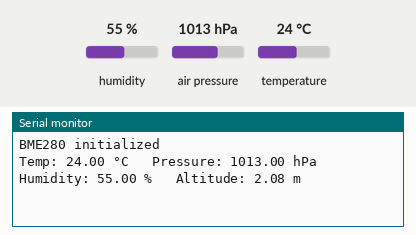
Bench run of a program on a simulated ESP32. Parts: the last lines printed to the serial monitor. The test bench sets the inputs (shaded band); at power-on: humidity 55 %, air pressure 1013 hPa, temperature 24 °C.

Above: at 1.8 s.
1.9 s: humidity set to 22 %
At 2.8 s:
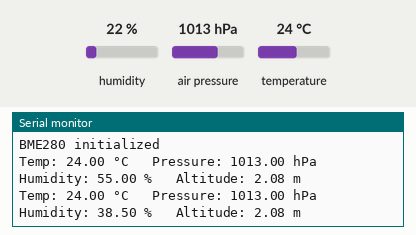
3.4 s: air pressure set to 952 hPa
At 4.6 s:
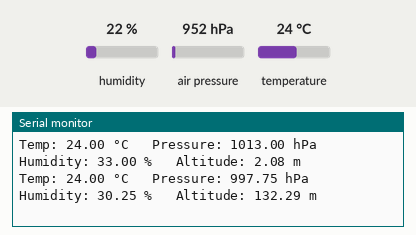
4.9 s: temperature set to 12 °C
At 5.3 s:
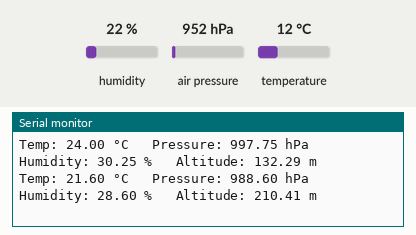
Timing chart, 0 to 7.9 s (numbered marks = the images above; inputs shaded):
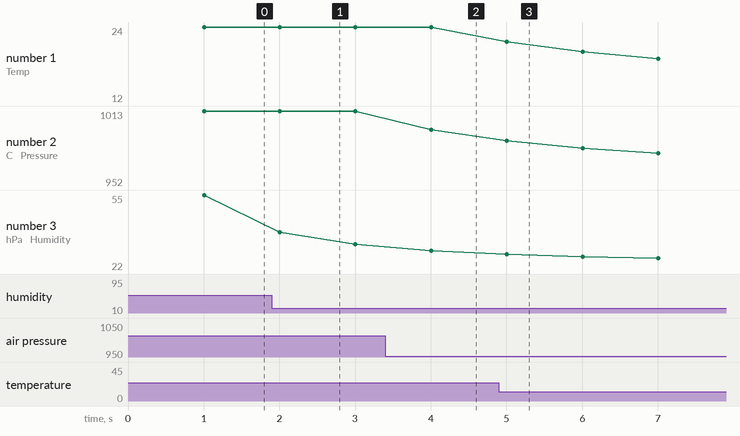

The program:

main.cpp
```cpp
// Stable BME280 reader with moving average + auto re-init
#include <Wire.h>
#include <Adafruit_Sensor.h>
#include <Adafruit_BME280.h>

Adafruit_BME280 bme;

// ===== Configurable parameters =====
const float SEALEVEL_PRESSURE = 1013.25f;      // hPa — change to your local mean sea-level pressure
const unsigned long SAMPLE_INTERVAL_MS = 1000; // time between output updates
const int AVG_SIZE = 8;                        // smoothing window
const int MAX_INIT_ATTEMPTS = 5;              // tries per init
const int REINIT_AFTER_FAILURES = 5;          // consecutive bad reads before re-init

// ===== Rolling buffers for moving average =====
float tempBuf[AVG_SIZE];
float presBuf[AVG_SIZE];
float humBuf[AVG_SIZE];
float altBuf[AVG_SIZE];
int bufIndex = 0;
int bufCount = 0;

unsigned long lastSample = 0;
int consecutiveBadReads = 0;
bool sensorPresent = false;

// ===== Functions =====
bool initSensor() {
  for (int attempt = 1; attempt <= MAX_INIT_ATTEMPTS; ++attempt) {
    if (bme.begin(0x76)) {
      // Configure BME280 sampling (stable, not too noisy)
      bme.setSampling(
        Adafruit_BME280::MODE_NORMAL,
        Adafruit_BME280::SAMPLING_X2,   // temperature oversampling
        Adafruit_BME280::SAMPLING_X16,  // pressure oversampling
        Adafruit_BME280::SAMPLING_X1    // humidity oversampling
        // Filter & standby left at defaults
      );

      Serial.println("BME280 initialized");
      return true;
    }

    Serial.print("BME280 init attempt ");
    Serial.print(attempt);
    Serial.println(" failed, retrying...");
    delay(200);
  }

  Serial.println("BME280 init failed after all attempts");
  return false;
}

void pushSample(float t, float p, float h, float a) {
  tempBuf[bufIndex] = t;
  presBuf[bufIndex] = p;
  humBuf[bufIndex]  = h;
  altBuf[bufIndex]  = a;

  bufIndex = (bufIndex + 1) % AVG_SIZE;
  if (bufCount < AVG_SIZE) {
    ++bufCount;
  }
}

float average(const float *arr, int count) {
  if (count <= 0) return NAN;
  float s = 0.0f;
  for (int i = 0; i < count; ++i) {
    s += arr[i];
  }
  return s / count;
}

// ===== Arduino setup/loop =====
void setup() {
  Serial.begin(115200);
  Wire.begin();

  // Try to initialize the sensor; if it fails, loop() will retry
  sensorPresent = initSensor();
}

void loop() {
  unsigned long now = millis();
  if (now - lastSample < SAMPLE_INTERVAL_MS) {
    return; // non-blocking timing
  }
  lastSample = now;

  // If sensor was not found or lost, try to re-init
  if (!sensorPresent) {
    sensorPresent = initSensor();
    if (!sensorPresent) {
      // Avoid spamming the serial output
      delay(500);
      return;
    }
  }

  // Read sensor
  float temp     = bme.readTemperature();              // °C
  float pres     = bme.readPressure() / 100.0f;        // hPa
  float hum      = bme.readHumidity();                 // %
  float altitude = bme.readAltitude(SEALEVEL_PRESSURE); // meters

  // Validate readings
  if (isnan(temp) || isnan(pres) || isnan(hum) || isnan(altitude)) {
    Serial.println("BME280 read returned NaN");
    ++consecutiveBadReads;

    if (consecutiveBadReads >= REINIT_AFTER_FAILURES) {
      Serial.println("Multiple bad reads — attempting sensor re-init");
      sensorPresent = false; // force re-init next loop
      consecutiveBadReads = 0;
    }
    return;
  }

  // Good read
  consecutiveBadReads = 0;
  pushSample(temp, pres, hum, altitude);

  float tAvg = average(tempBuf, bufCount);
  float pAvg = average(presBuf, bufCount);
  float hAvg = average(humBuf, bufCount);
  float aAvg = average(altBuf, bufCount);

  // Output smoothed values
  Serial.print("Temp: ");
  Serial.print(tAvg, 2);
  Serial.print(" °C   Pressure: ");
  Serial.print(pAvg, 2);
  Serial.print(" hPa   Humidity: ");
  Serial.print(hAvg, 2);
  Serial.print(" %   Altitude: ");
  Serial.print(aAvg, 2);
  Serial.println(" m");
}
```

Measured:
- after the input at 1.9 s, the serial monitor: prints a new line after 0.10 s (image 1)
- after the input at 3.4 s, the serial monitor: prints a new line after 0.61 s (image 2)
- after the input at 4.9 s, the serial monitor: prints a new line after 0.11 s (image 3)
- plotted number 1: 24 → 12 after the input at 4.9 s
- plotted number 2: 1013 → 997.75 after the input at 3.4 s
- plotted number 3: 55 → 33 after the input at 1.9 s
